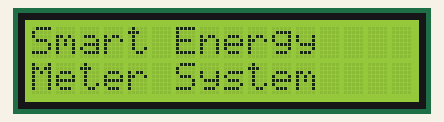
This sketch was run on a simulated Arduino Uno, built with avr-gcc and run on an emulated ATmega328P. Parts: 16×2 character LCD. Random numbers use the default seed unless the sketch sets one; what the sketch prints to the serial monitor is not drawn.

Above: at 0.1 s.
At 3.1 s:
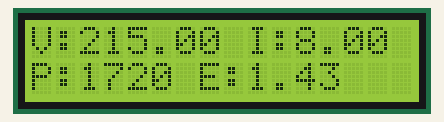
At 12.1 s:
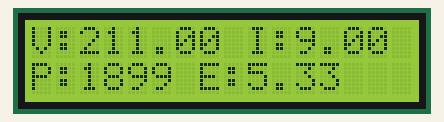
At 21.1 s:
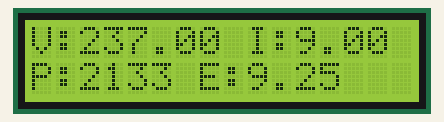
At 30.1 s:
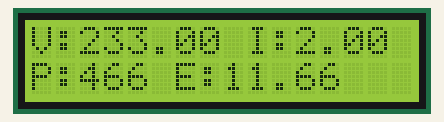
At 38.1 s:
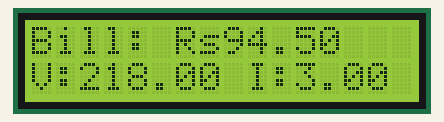

Measured:
- what the display in image 1 shows lasts 2.0 s, from 3.0 s to 5.0 s
- what the display in image 5 shows lasts 1.0 s, from 38.0 s to 39.0 s

The sketch:

brave_snaget1.ino
```cpp
#include <LiquidCrystal.h>

// LCD pin connections: RS, E, D4, D5, D6, D7
LiquidCrystal lcd(12, 11, 5, 4, 3, 2); // RS=12, E=11, DB4=5, DB5=4, DB6=3, DB7=2

float voltage, current, power, energy = 0.0;
float rate = 7.5; // Rs per kWh
unsigned long previousMillis = 0;
const long interval = 3000; // update every 3 seconds

void setup() {
  lcd.begin(16, 2);        // initialize 16x2 LCD
  Serial.begin(9600);      // for simulated GSM output

  // Welcome message
  lcd.print("Smart Energy");
  lcd.setCursor(0, 1);
  lcd.print("Meter System");
  delay(2000);
  lcd.clear();
}

void loop() {
  unsigned long currentMillis = millis();

  if (currentMillis - previousMillis >= interval) {
    previousMillis = currentMillis;

    // --- Simulate energy metering IC readings ---
    voltage = random(210, 241); // 210V–240V
    current = random(1, 10);    // 1A–10A

    // --- DSP logic ---
    power = voltage * current;      // Instantaneous Power
    energy += power * (interval / 3600000.0); // Energy in kWh

    float bill = energy * rate;     // Billing calculation

    // --- Display all info on LCD ---
    lcd.clear();
    lcd.setCursor(0, 0);
    lcd.print("V:");
    lcd.print(voltage);
    lcd.print(" I:");
    lcd.print(current);

    lcd.setCursor(0, 1);
    lcd.print("P:");
    lcd.print(power, 0);
    lcd.print(" E:");
    lcd.print(energy, 2);

    delay(2000); // short pause

    lcd.clear();
    lcd.setCursor(0, 0);
    lcd.print("Bill: Rs");
    lcd.print(bill, 2);

    lcd.setCursor(0, 1);
    lcd.print("V:");
    lcd.print(voltage);
    lcd.print(" I:");
    lcd.print(current);

    // --- Simulate GSM transmission ---
    Serial.print("Sending via GSM -> ");
    Serial.print("V=");
    Serial.print(voltage);
    Serial.print("V  I=");
    Serial.print(current);
    Serial.print("A  P=");
    Serial.print(power, 0);
    Serial.print("W  E=");
    Serial.print(energy, 2);
    Serial.print("kWh  Bill=");
    Serial.print(bill, 2);
    Serial.println(" Rs");
  }
}
```
